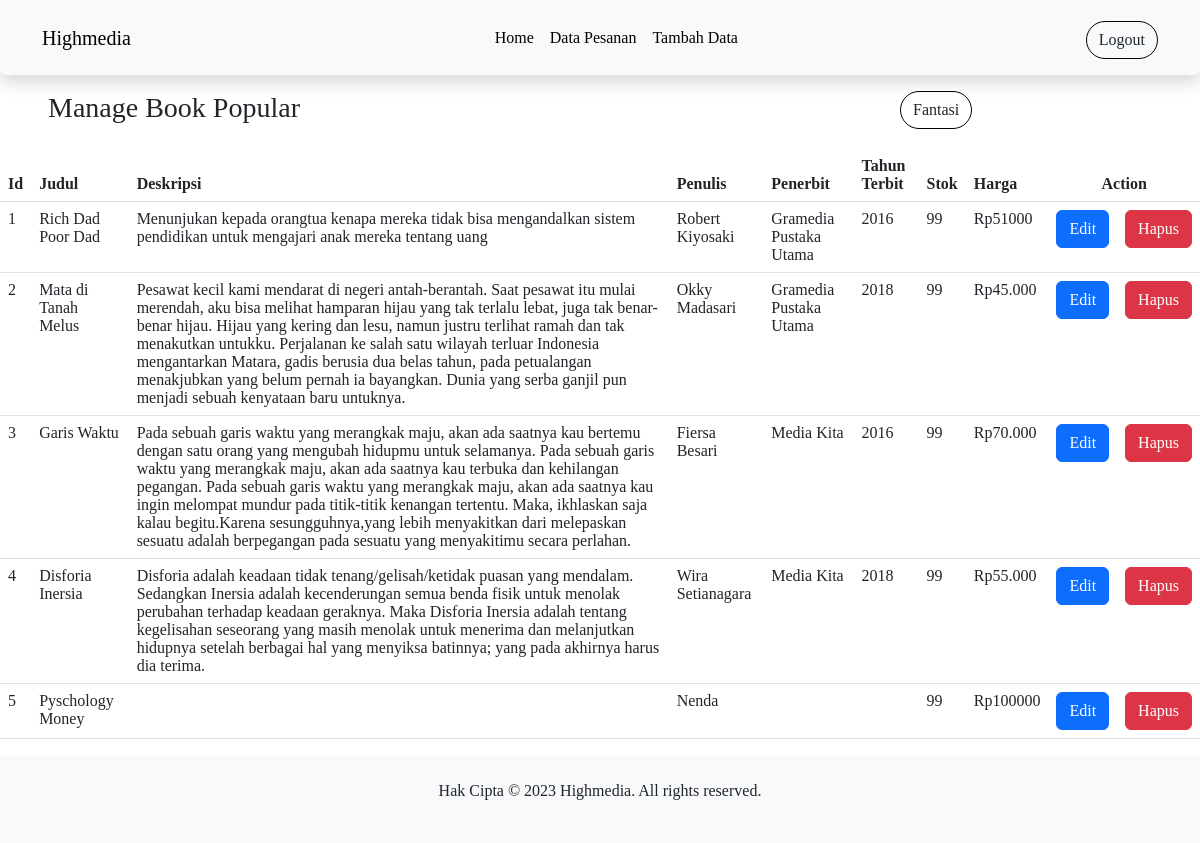
The app's page /admin/index.php with its own data.
### tables this page shows
CREATE TABLE `card_buku` (
  `id_buku` int(11) NOT NULL,
  `gambar_buku` varchar(32) NOT NULL,
  `judul_buku` varchar(32) DEFAULT NULL,
  `deskripsi` text NOT NULL,
  `penulis` varchar(32) DEFAULT NULL,
  `penerbit` varchar(32) DEFAULT NULL,
  `tahun_terbit` year(4) DEFAULT NULL,
  `stok` int(11) DEFAULT NULL,
  `harga_satuan` varchar(32) DEFAULT NULL
);

### koneksi.php (called while the page is built, shortened)
<?php
$koneksi = mysqli_connect("localhost", "root", "", "tokobuku");
function query($query) {
  global $koneksi;
  $result =mysqli_query($koneksi, $query);
  $rows = [];
  while ($row = mysqli_fetch_assoc($result)) {
    $rows[] = $row;
  }
  return $rows;
}
?>

### admin/index.php (the view, shortened to what this page needs)
<?php
require '../koneksi.php';
?>
<html>
<head>
  <link rel="stylesheet" href="../css/bootstrap.min.css">
  <link rel="stylesheet" href="../style.css">
</head>
<header>
  <nav class="navbar sticky-top navbar-expand-lg bg-body-tertiary  shadow p-3 mb-3 rounded">
    <div class="container">
      <a class="navbar-brand" href="../index.php">Highmedia</a>
      <div class="collapse navbar-collapse" id="navbarNavAltMarkup">
        <div class="navbar-nav mx-auto">
          <a class="nav-link" aria-current="page" href="index.php">Home</a>
          <a class="nav-link" href="dataPesanan.php">Data Pesanan</a>
          <a class="nav-link" href="tambah.php">Tambah Data</a>
        </div>
        <div class="profile">
          <a href="../login.php" class="btn align-self-end login">Logout</a>
        </div>
      </div>
    </div>
  </nav>
</header>
<body>
<div class="dataBuku">
<div class="row">
  <div class="col">
    <div class="white-box">
      <div class="d-md-flex mb-3">
        <h3 class="box-title ms-5">Manage Book Popular</h3>
        <div class="col-md-3 col-sm-4 col-xs-6 ms-auto">
        <a href="indexFantasi.php" class="btn align-self-end login">Fantasi</a>
        </div>
      </div>
      <div class="table-responsive">
        <table class="table no-wrap">
          <thead>
            <tr>
              <th class="border-top-0">Id</th>
              <th class="border-top-0">Judul</th>
              <th class="border-top-0">Deskripsi</th>
              <th class="border-top-0">Penulis</th>
              <th class="border-top-0">Penerbit</th>
              <th class="border-top-0">Tahun Terbit</th>
              <th class="border-top-0">Stok</th>
              <th class="border-top-0">Harga</th>
              <th class="border-top-0 text-center" colspan="2">Action</th>
            </tr>
          </thead>
          <tbody>
            <?php
            $no = 1;
            $card_buku = query("SELECT * FROM `card_buku`");
            foreach($card_buku as $dataBuku){
          ?>
            <tr>
              <td><?php echo $no++; ?></td>
              <td><?php echo $dataBuku['judul_buku']; ?></td>
              <td><?php echo $dataBuku['deskripsi']; ?></td>
              <td><?php echo $dataBuku['penulis']; ?></td>
              <td><?php echo $dataBuku['penerbit']; ?></td>
              <td><?php echo $dataBuku['tahun_terbit']; ?></td>
              <td><?php echo $dataBuku['stok']; ?></td>
              <td>Rp<?php echo $dataBuku['harga_satuan']; ?></td>
              <td>
              <a type="button" class="btn btn-primary edit-btn" data-bs-toggle="modal" data-bs-target="#editModal<?= $no ?>" data-id="<?php echo $dataBuku['id_buku']; ?>">Edit</a>
              </td>
              <td>
                <a href='delete.php?id_buku="<?php echo $dataBuku['id_buku']; ?>"' type="button" class="btn btn-danger">Hapus</a>
            </tr>
            <?php } ?>
          </tbody>
        </table>
      </div>
    </div>
  </div>
</div>
</div>
  <footer class="bg-light text-center py-4">
    <div class="container">
      <p>Hak Cipta &copy; 2023 Highmedia. All rights reserved.</p>
    </div>
  </footer>
</body>
</html>
</body>
</html>

### style.css (style rules this page uses)
.nav-link { color: black; }
* { font-family: 'Times New Roman', Times, serif, 'Poppins'; }
@media (min-width: 992px) { .login { border: 1px solid black; border-radius: 20px; } }
@media (min-width: 992px) { .profile { margin-top: 5px; position: relative; float: right; } }

### records on screen
card_buku: judul_buku "Rich Dad Poor Dad", deskripsi "Menunjukan kepada orangtua kenapa mereka tidak bisa mengandalkan sistem pendidikan untuk mengajari anak mereka tentang uang", penulis "Robert Kiyosaki", penerbit "Gramedia Pustaka Utama", tahun_terbit "2016", stok "99", harga_satuan "51000"
card_buku: judul_buku "Mata di Tanah Melus", deskripsi "Pesawat kecil kami mendarat di negeri antah-berantah. Saat pesawat itu mulai merendah, aku bisa melihat hamparan hijau yang tak terlalu lebat, juga tak benar-benar hijau. Hijau yang kering dan lesu, namun justru terlihat ramah dan tak menakutkan untukku. Perjalanan ke salah satu wilayah terluar Indonesia mengantarkan Matara, gadis berusia dua belas tahun, pada petualangan menakjubkan yang belum pernah ia bayangkan. Dunia yang serba ganjil pun menjadi sebuah kenyataan baru untuknya.", penulis "Okky Madasari", penerbit "Gramedia Pustaka Utama", tahun_terbit "2018", stok "99", harga_satuan "45.000"
card_buku: judul_buku "Garis Waktu", deskripsi "Pada sebuah garis waktu yang merangkak maju, akan ada saatnya kau bertemu dengan satu orang yang mengubah hidupmu untuk selamanya. Pada sebuah garis waktu yang merangkak maju, akan ada saatnya kau terbuka dan kehilangan pegangan. Pada sebuah garis waktu yang merangkak maju, akan ada saatnya kau ingin melompat mundur pada titik-titik kenangan tertentu. Maka, ikhlaskan saja kalau begitu.Karena sesungguhnya,yang lebih menyakitkan dari melepaskan sesuatu adalah berpegangan pada sesuatu yang menyakitimu secara perlahan.", penulis "Fiersa Besari", penerbit "Media Kita", tahun_terbit "2016", stok "99", harga_satuan "70.000"
card_buku: judul_buku "Disforia Inersia", deskripsi "Disforia adalah keadaan tidak tenang/gelisah/ketidak puasan yang mendalam. Sedangkan Inersia adalah kecenderungan semua benda fisik untuk menolak perubahan terhadap keadaan geraknya. Maka Disforia Inersia adalah tentang kegelisahan seseorang yang masih menolak untuk menerima dan melanjutkan hidupnya setelah berbagai hal yang menyiksa batinnya; yang pada akhirnya harus dia terima.", penulis "Wira Setianagara", penerbit "Media Kita", tahun_terbit "2018", stok "99", harga_satuan "55.000"
card_buku: judul_buku "Pyschology Money", penulis "Nenda", stok "99", harga_satuan "100000"
